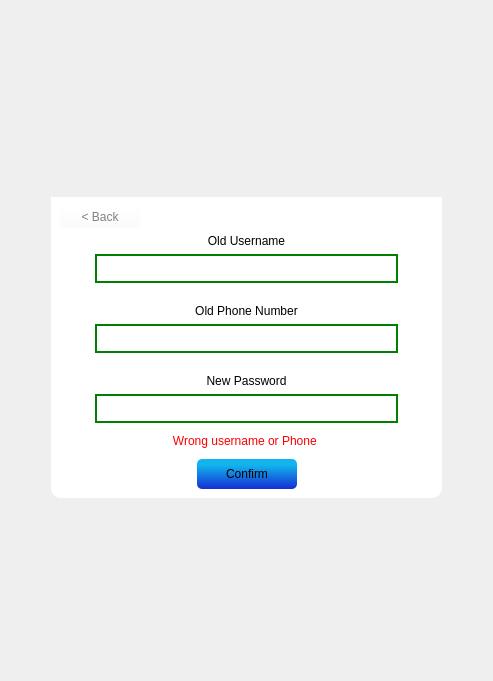
      <widget class="QWidget" name="ResetAccount_Page">
       <layout class="QGridLayout" name="gridLayout_13">
        <item row="0" column="1">
         <spacer name="verticalSpacer_16">
          <property name="orientation">
           <enum>Qt::Orientation::Vertical</enum>
          </property>
          <property name="sizeHint" stdset="0">
           <size>
            <width>20</width>
            <height>132</height>
           </size>
          </property>
         </spacer>
        </item>
        <item row="1" column="1" rowspan="2">
         <layout class="QGridLayout" name="gridLayout_12">
          <item row="0" column="1">
           <spacer name="verticalSpacer_10">
            <property name="orientation">
             <enum>Qt::Orientation::Vertical</enum>
            </property>
            <property name="sizeHint" stdset="0">
             <size>
              <width>20</width>
              <height>40</height>
             </size>
            </property>
           </spacer>
          </item>
          <item row="1" column="0">
           <spacer name="horizontalSpacer_29">
            <property name="orientation">
             <enum>Qt::Orientation::Horizontal</enum>
            </property>
            <property name="sizeHint" stdset="0">
             <size>
              <width>40</width>
              <height>20</height>
             </size>
            </property>
           </spacer>
          </item>
          <item row="1" column="1">
           <layout class="QVBoxLayout" name="verticalLayout_6">
            <property name="spacing">
             <number>0</number>
            </property>
            <item>
             <widget class="QLabel" name="label_3">
              <property name="text">
               <string/>
              </property>
              <property name="pixmap">
               <pixmap resource="images.qrc">:/Logic/Graphics/Ready/Login Graphic.png</pixmap>
              </property>
              <property name="scaledContents">
               <bool>true</bool>
              </property>
             </widget>
            </item>
            <item>
             <widget class="QGroupBox" name="groupBox_2">
              <property name="styleSheet">
               <string notr="true">QGroupBox
{
	color: white;
	Background-color: White;
	border-bottom-left-radius: 10px;
	border-bottom-right-radius: 10px;
	height: 50px;
}

QLabel
{
	font: 300 12pt &quot;Montserrat&quot;;
	color: Black;
}

QLineEdit
{
	color: black;
	font: 15pt &quot;Montserrat&quot;;
	border: 2px solid green;
	Background-color: white;
	font-size: 14px;
	selection-background-color: lightgray;
	height: 25px;
}

QLineEdit:focus
{
    border: 2px solid blue;
    background-color: #f0f8ff; /* Light blue */
}
</string>
              </property>
              <property name="title">
               <string/>
              </property>
              <layout class="QVBoxLayout" name="verticalLayout_4">
               <property name="leftMargin">
                <number>9</number>
               </property>
               <property name="topMargin">
                <number>9</number>
               </property>
               <property name="rightMargin">
                <number>9</number>
               </property>
               <property name="bottomMargin">
                <number>9</number>
               </property>
               <item>
                <layout class="QGridLayout" name="gridLayout_11">
                 <item row="0" column="0">
                  <widget class="QPushButton" name="BackLogin_button_2">
                   <property name="styleSheet">
                    <string notr="true">QPushButton#BackLogin_button_2
{
	font: 300 13pt &quot;Montserrat&quot;;
	color: grey;
	background-color: rgba(255, 255, 255, 0);
}

QPushButton#BackLogin_button_2:hover
{
	font: 300 13pt &quot;Montserrat&quot;;
	color: rgb(90, 90, 90);
	Background: rgba(0, 0, 0, 0);
}

QPushButton#BackLogin_button_2:pressed
{
	font: 300 13pt &quot;Montserrat&quot;;
	color: rgb(36, 36, 36);
	Background: rgba(0, 0, 0, 0);
}</string>
                   </property>
                   <property name="text">
                    <string>&lt; Back</string>
                   </property>
                   <property name="iconSize">
                    <size>
                     <width>12</width>
                     <height>9</height>
                    </size>
                   </property>
                  </widget>
                 </item>
                 <item row="0" column="1">
                  <spacer name="horizontalSpacer_26">
                   <property name="orientation">
                    <enum>Qt::Orientation::Horizontal</enum>
                   </property>
                   <property name="sizeHint" stdset="0">
                    <size>
                     <width>40</width>
                     <height>20</height>
                    </size>
                   </property>
                  </spacer>
                 </item>
                </layout>
               </item>
               <item>
                <layout class="QVBoxLayout" name="Username_ResetLayout">
                 <item>
                  <widget class="QLabel" name="OldUsername_Label">
                   <property name="text">
                    <string>Old Username</string>
                   </property>
                   <property name="alignment">
                    <set>Qt::AlignmentFlag::AlignCenter</set>
                   </property>
                  </widget>
                 </item>
                 <item>
                  <layout class="QHBoxLayout" name="horizontalLayout">
                   <item>
                    <spacer name="horizontalSpacer_20">
                     <property name="orientation">
                      <enum>Qt::Orientation::Horizontal</enum>
                     </property>
                     <property name="sizeType">
                      <enum>QSizePolicy::Policy::Minimum</enum>
                     </property>
                     <property name="sizeHint" stdset="0">
                      <size>
                       <width>35</width>
                       <height>20</height>
                      </size>
                     </property>
                    </spacer>
                   </item>
                   <item>
                    <widget class="QLineEdit" name="username_reset"/>
                   </item>
                   <item>
                    <spacer name="horizontalSpacer_21">
                     <property name="orientation">
                      <enum>Qt::Orientation::Horizontal</enum>
                     </property>
                     <property name="sizeType">
                      <enum>QSizePolicy::Policy::Minimum</enum>
                     </property>
                     <property name="sizeHint" stdset="0">
                      <size>
                       <width>35</width>
                       <height>20</height>
                      </size>
                     </property>
                    </spacer>
                   </item>
                  </layout>
                 </item>
                </layout>
               </item>
               <item>
                <layout class="QVBoxLayout" name="PhoneNumber_ResetLayout">
                 <item>
                  <spacer name="verticalSpacer_5">
                   <property name="orientation">
                    <enum>Qt::Orientation::Vertical</enum>
                   </property>
                   <property name="sizeType">
                    <enum>QSizePolicy::Policy::Minimum</enum>
                   </property>
                   <property name="sizeHint" stdset="0">
                    <size>
                     <width>20</width>
                     <height>15</height>
                    </size>
                   </property>
                  </spacer>
                 </item>
                 <item>
                  <widget class="QLabel" name="OldPhone_Label">
                   <property name="text">
                    <string>Old Phone Number</string>
                   </property>
                   <property name="alignment">
                    <set>Qt::AlignmentFlag::AlignCenter</set>
                   </property>
                  </widget>
                 </item>
                 <item>
                  <layout class="QHBoxLayout" name="horizontalLayout_2">
                   <item>
                    <spacer name="horizontalSpacer_23">
                     <property name="orientation">
                      <enum>Qt::Orientation::Horizontal</enum>
                     </property>
                     <property name="sizeType">
                      <enum>QSizePolicy::Policy::Minimum</enum>
                     </property>
                     <property name="sizeHint" stdset="0">
                      <size>
                       <width>35</width>
                       <height>20</height>
                      </size>
                     </property>
                    </spacer>
                   </item>
                   <item>
                    <widget class="QLineEdit" name="Phone_reset"/>
                   </item>
                   <item>
                    <spacer name="horizontalSpacer_22">
                     <property name="orientation">
                      <enum>Qt::Orientation::Horizontal</enum>
                     </property>
                     <property name="sizeType">
                      <enum>QSizePolicy::Policy::Minimum</enum>
                     </property>
                     <property name="sizeHint" stdset="0">
                      <size>
                       <width>35</width>
                       <height>20</height>
                      </size>
                     </property>
                    </spacer>
                   </item>
                  </layout>
                 </item>
                </layout>
               </item>
               <item>
                <layout class="QVBoxLayout" name="NewPassword_ResetLayout">
                 <item>
                  <spacer name="verticalSpacer_3">
                   <property name="orientation">
                    <enum>Qt::Orientation::Vertical</enum>
                   </property>
                   <property name="sizeType">
                    <enum>QSizePolicy::Policy::Minimum</enum>
                   </property>
                   <property name="sizeHint" stdset="0">
                    <size>
                     <width>20</width>
                     <height>15</height>
                    </size>
                   </property>
                  </spacer>
                 </item>
                 <item>
                  <widget class="QLabel" name="NewPass_Label">
                   <property name="text">
                    <string>New Password</string>
                   </property>
                   <property name="alignment">
                    <set>Qt::AlignmentFlag::AlignCenter</set>
                   </property>
                  </widget>
                 </item>
                 <item>
                  <layout class="QHBoxLayout" name="NewPassword_Container">
                   <item>
                    <spacer name="horizontalSpacer_24">
                     <property name="orientation">
                      <enum>Qt::Orientation::Horizontal</enum>
                     </property>
                     <property name="sizeType">
                      <enum>QSizePolicy::Policy::Minimum</enum>
                     </property>
                     <property name="sizeHint" stdset="0">
                      <size>
                       <width>35</width>
                       <height>20</height>
                      </size>
                     </property>
                    </spacer>
                   </item>
                   <item>
                    <widget class="QLineEdit" name="pass_reset">
                     <property name="echoMode">
                      <enum>QLineEdit::EchoMode::Password</enum>
                     </property>
                    </widget>
                   </item>
                   <item>
                    <spacer name="horizontalSpacer_25">
                     <property name="orientation">
                      <enum>Qt::Orientation::Horizontal</enum>
                     </property>
                     <property name="sizeType">
                      <enum>QSizePolicy::Policy::Minimum</enum>
                     </property>
                     <property name="sizeHint" stdset="0">
                      <size>
                       <width>35</width>
                       <height>20</height>
                      </size>
                     </property>
                    </spacer>
                   </item>
                  </layout>
                 </item>
                </layout>
               </item>
               <item>
                <spacer name="verticalSpacer_11">
                 <property name="orientation">
                  <enum>Qt::Orientation::Vertical</enum>
                 </property>
                 <property name="sizeType">
                  <enum>QSizePolicy::Policy::Minimum</enum>
                 </property>
                 <property name="sizeHint" stdset="0">
                  <size>
                   <width>20</width>
                   <height>5</height>
                  </size>
                 </property>
                </spacer>
               </item>
               <item>
                <widget class="QLabel" name="WarningReset_Label">
                 <property name="styleSheet">
                  <string notr="true">color: rgb(255, 0, 0);
font: 9pt &quot;Segoe UI&quot;;</string>
                 </property>
                 <property name="text">
                  <string>Wrong username or Phone </string>
                 </property>
                 <property name="alignment">
                  <set>Qt::AlignmentFlag::AlignCenter</set>
                 </property>
                </widget>
               </item>
               <item>
                <spacer name="verticalSpacer_12">
                 <property name="orientation">
                  <enum>Qt::Orientation::Vertical</enum>
                 </property>
                 <property name="sizeType">
                  <enum>QSizePolicy::Policy::Minimum</enum>
                 </property>
                 <property name="sizeHint" stdset="0">
                  <size>
                   <width>20</width>
                   <height>5</height>
                  </size>
                 </property>
                </spacer>
               </item>
               <item>
                <layout class="QHBoxLayout" name="horizontalLayout_3">
                 <item>
                  <spacer name="horizontalSpacer_27">
                   <property name="orientation">
                    <enum>Qt::Orientation::Horizontal</enum>
                   </property>
                   <property name="sizeHint" stdset="0">
                    <size>
                     <width>137</width>
                     <height>20</height>
                    </size>
                   </property>
                  </spacer>
                 </item>
                 <item>
                  <widget class="QPushButton" name="Confirm_reset">
                   <property name="styleSheet">
                    <string notr="true">QPushButton
{
	font: 300 15pt &quot;Montserrat&quot;;
	Background: qlineargradient(spread:pad, x1:0.5, y1:1, x2:0.5, y2:0.2, stop:0 rgba(22, 45, 211, 255), stop:1 rgba(17, 180, 237, 255));
	Border-radius: 5px;
	height: 30px;
	width: 100px;
}

QPushButton:hover
{
	font: 300 15pt &quot;Montserrat&quot;;
	Background: qlineargradient(spread:pad, x1:0.5, y1:1, x2:0.5, y2:0.2, stop:0 rgba(22, 45, 150, 255), stop:1 rgba(17, 180, 237, 255));
	Border-radius: 5px;
	height: 30px;
	width: 100px;
}

QPushButton:pressed
{
	font: 300 15pt &quot;Montserrat&quot;;
	Background: qlineargradient(spread:pad, x1:0.5, y1:1, x2:0.5, y2:0.2, stop:0 rgba(22, 45, 150, 255), stop:1 rgba(17, 180, 150, 255));
	Border-radius: 5px;
	height: 30px;
	width: 100px;
}</string>
                   </property>
                   <property name="text">
                    <string>Confirm</string>
                   </property>
                  </widget>
                 </item>
                 <item>
                  <spacer name="horizontalSpacer_28">
                   <property name="orientation">
                    <enum>Qt::Orientation::Horizontal</enum>
                   </property>
                   <property name="sizeHint" stdset="0">
                    <size>
                     <width>136</width>
                     <height>20</height>
                    </size>
                   </property>
                  </spacer>
                 </item>
                </layout>
               </item>
              </layout>
             </widget>
            </item>
           </layout>
          </item>
          <item row="1" column="2">
           <spacer name="horizontalSpacer_30">
            <property name="orientation">
             <enum>Qt::Orientation::Horizontal</enum>
            </property>
            <property name="sizeHint" stdset="0">
             <size>
              <width>40</width>
              <height>20</height>
             </size>
            </property>
           </spacer>
          </item>
          <item row="2" column="1">
           <spacer name="verticalSpacer_15">
            <property name="orientation">
             <enum>Qt::Orientation::Vertical</enum>
            </property>
            <property name="sizeHint" stdset="0">
             <size>
              <width>20</width>
              <height>40</height>
             </size>
            </property>
           </spacer>
          </item>
         </layout>
        </item>
        <item row="3" column="1">
         <spacer name="verticalSpacer_17">
          <property name="orientation">
           <enum>Qt::Orientation::Vertical</enum>
          </property>
          <property name="sizeHint" stdset="0">
           <size>
            <width>20</width>
            <height>132</height>
           </size>
          </property>
         </spacer>
        </item>
       </layout>
      </widget>
